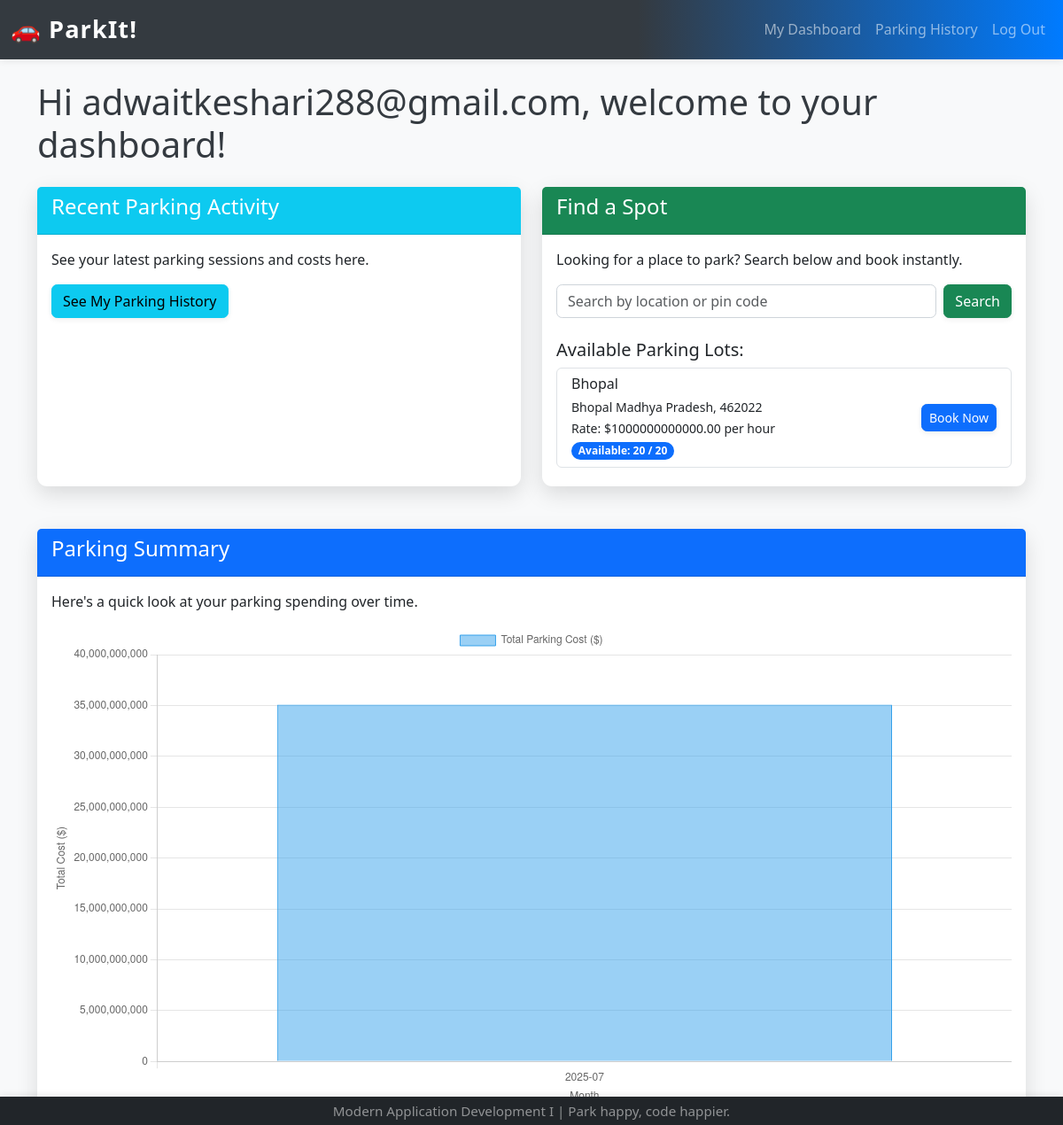
Page /user_dashboard (signed in) on the committed database.
### app.py (models this page shows)
class ParkingLot(db.Model):
    __tablename__ = "parking_lots"
    id = db.Column(db.Integer, primary_key=True)
    prime_location_name = db.Column(db.String(120), unique=True, nullable=False)
    price_per_hour = db.Column(db.Float, nullable=False)
    address = db.Column(db.String(200), nullable=False)
    pin_code = db.Column(db.String(10), nullable=False)
    maximum_number_of_spots = db.Column(db.Integer, nullable=False)
    parking_spots = db.relationship("ParkingSpot", backref="parking_lot", cascade="all, delete-orphan")

### app.py (the view)
@app.route("/user_dashboard")
def user_dashboard():
    if "user_logged_in" not in session:
        flash("Please log in to see your dashboard.", "danger")
        return redirect(url_for("user_login"))
    search = request.args.get('query', '').strip()
    lots = db.session.query(ParkingLot).all()
    data = []
    for lot in lots:
        total = db.session.query(ParkingSpot).filter_by(lot_id=lot.id).count()
        available = db.session.query(ParkingSpot).filter_by(lot_id=lot.id, status="A").count()
        if not search or search.lower() in lot.prime_location_name.lower() or search.lower() in lot.address.lower() or search.lower() in lot.pin_code.lower():
            data.append({'lot': lot, 'total_spots': total, 'available_spots': available})
    data.sort(key=lambda x: x['lot'].prime_location_name.lower())
    user_id = session.get("user_id")
    chart = []
    if user_id:
        monthly = db.session.query(
            db.func.strftime('%Y-%m', ReservedSpot.parking_timestamp).label('month'),
            db.func.sum(ReservedSpot.total_cost).label('total_cost')
        ).filter(
            ReservedSpot.user_id == user_id, ReservedSpot.total_cost.isnot(None)
        ).group_by('month').order_by('month').all()
        for item in monthly:
            chart.append({'month': item.month, 'total_cost': item.total_cost})
    return render_template("user_dashboard.html", parking_lots_data=data, parking_data_for_chart=chart, query=search)

### templates/user_dashboard.html (shortened to what this page needs)
{% extends "base.html" %}
{% block content %}
    <h1 class="mb-4">Hi {{ session.get('user_email') }}, welcome to your dashboard!</h1>
    <div class="row">
        <div class="col-md-6 mb-4">
            <div class="card h-100">
                <div class="card-header bg-info text-white">
                    <h4>Recent Parking Activity</h4>
                </div>
                <div class="card-body">
                    <p>See your latest parking sessions and costs here.</p>
                    <a href="{{ url_for('user_history') }}" class="btn btn-info">See My Parking History</a>
                </div>
            </div>
        </div>
        <div class="col-md-6 mb-4">
            <div class="card h-100">
                <div class="card-header bg-success text-white">
                    <h4>Find a Spot</h4>
                </div>
                <div class="card-body">
                    <p>Looking for a place to park? Search below and book instantly.</p>
                    <form class="d-flex mt-3" action="{{ url_for('user_dashboard') }}" method="GET">
                        <input class="form-control me-2" type="search" placeholder="Search by location or pin code" aria-label="Search" name="query" value="{{ request.args.get('query', '') }}">
                        <button class="btn btn-success" type="submit">Search</button>
                    </form>
                    <h5 class="mt-4">Available Parking Lots:</h5>
                    {% if parking_lots_data %}
                        <div class="list-group">
                            {% for lot_data in parking_lots_data %}
                                <div class="list-group-item d-flex justify-content-between align-items-center flex-wrap">
                                    <div>
                                        <h6 class="mb-1">{{ lot_data.lot.prime_location_name }}</h6>
                                        <small>{{ lot_data.lot.address }}, {{ lot_data.lot.pin_code }}</small><br/>
                                        <small>Rate: ${{ "%.2f"|format(lot_data.lot.price_per_hour) }} per hour</small><br/>
                                        <span class="badge bg-primary rounded-pill">Available: {{ lot_data.available_spots }} / {{ lot_data.total_spots }}</span>
                                    </div>
                                    {% if lot_data.available_spots > 0 %}
                                        <a href="{{ url_for('book_parking_spot', lot_id=lot_data.lot.id) }}" class="btn btn-sm btn-primary mt-2 mt-md-0">Book Now</a>
                                    {% else %}
                                        <span class="badge bg-danger mt-2 mt-md-0">Full</span>
                                    {% endif %}
                                </div>
                            {% endfor %}
                        </div>
                    {% else %}
                        <p>No parking lots found. Try a different search!</p>
                    {% endif %}
                </div>
            </div>
        </div>
    </div>
    <div class="row mt-4">
        <div class="col-md-12">
            <div class="card">
                <div class="card-header bg-primary text-white">
                    <h4>Parking Summary</h4>
                </div>
                <div class="card-body">
                    <p>Here's a quick look at your parking spending over time.</p>
                    <canvas id="userParkingChart"></canvas>
                </div>
            </div>
        </div>
    </div>
    {% if parking_data_for_chart %}
    <script>
        document.addEventListener('DOMContentLoaded', function() {
            const ctx = document.getElementById('userParkingChart').getContext('2d');
            const chartData = JSON.parse(document.getElementById('userChartData').textContent);
            const userParkingChart = new Chart(ctx, {
                type: 'bar',
                data: {
                    labels: chartData.labels,
                    datasets: [{
                        label: 'Total Parking Cost ($)',
                        data: chartData.costs,
                        backgroundColor: 'rgba(54, 162, 235, 0.5)',
                        borderColor: 'rgba(54, 162, 235, 1)',
                        borderWidth: 1
                    }]
                },
                options: {
                    responsive: true,
                    scales: {
                        y: {
                            beginAtZero: true,
                            title: {
                                display: true,
                                text: 'Total Cost ($)'
                            }
                        },
                        x: {
                            title: {
                                display: true,
                                text: 'Month'
                            }
                        }
                    }
                }
            });
        });
    </script>
    {% endif %}
{% endblock %}

### static/css/style.css (style rules this page uses)
body { padding-top: 0px; background-color: #f8f9fa; color: #343a40; }
.card { margin-bottom: 5px; border: none; border-radius: .7rem; box-shadow: 0 0.5rem 1.5rem rgba(0, 0, 0, 0.13); }
.card-header { border-bottom: 1px solid rgba(0, 0, 0, .125); border-top-left-radius: calc(.7rem - 1px); border-top-right-radius: calc(.7rem - 1px); background: #f1f3f4; font-weight: 600; }
.btn { font-weight: 500; border-radius: 0.4rem; transition: background 0.2s, color 0.2s, box-shadow 0.2s; box-shadow: 0 2px 6px rgba(0,0,0,0.07); }
input.form-control, select.form-select { border-radius: 0.4rem; border: 1px solid #ced4da; transition: border-color 0.2s; }

### rows in the picture
ParkingLot: lot.prime_location_name "Bhopal", lot.address "Bhopal Madhya Pradesh", lot.pin_code "462022", lot.price_per_hour "1000000000000.00"

### other values in the picture
{{ session.get('user_email') }} "adwaitkeshari288@gmail.com"
{{ lot_data.available_spots }} "20"
{{ lot_data.total_spots }} "20"
